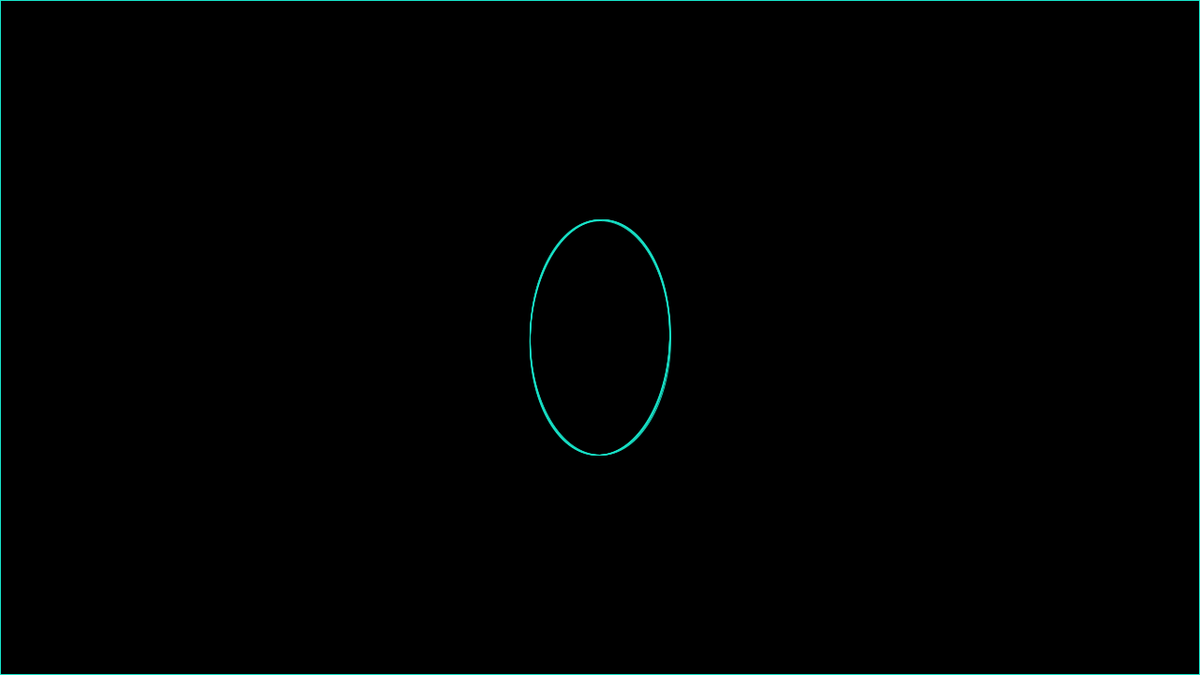
Frame 1 (no input)
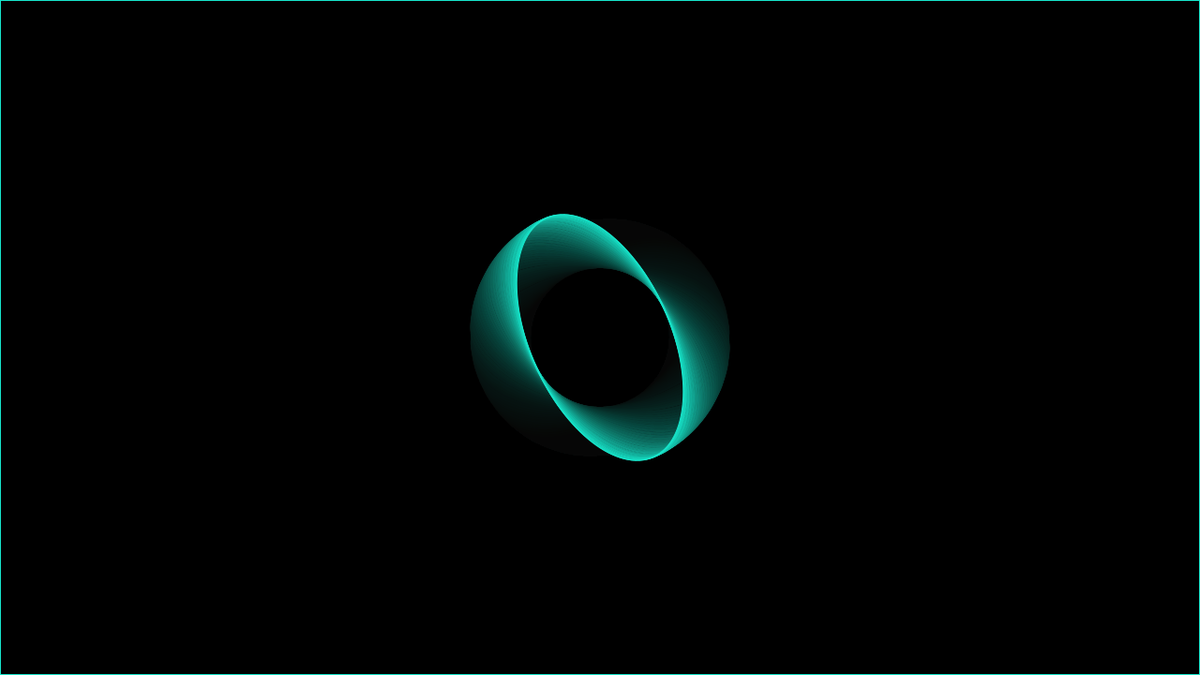
Frame 60 (the mouse pressed at the canvas centre just before this capture)
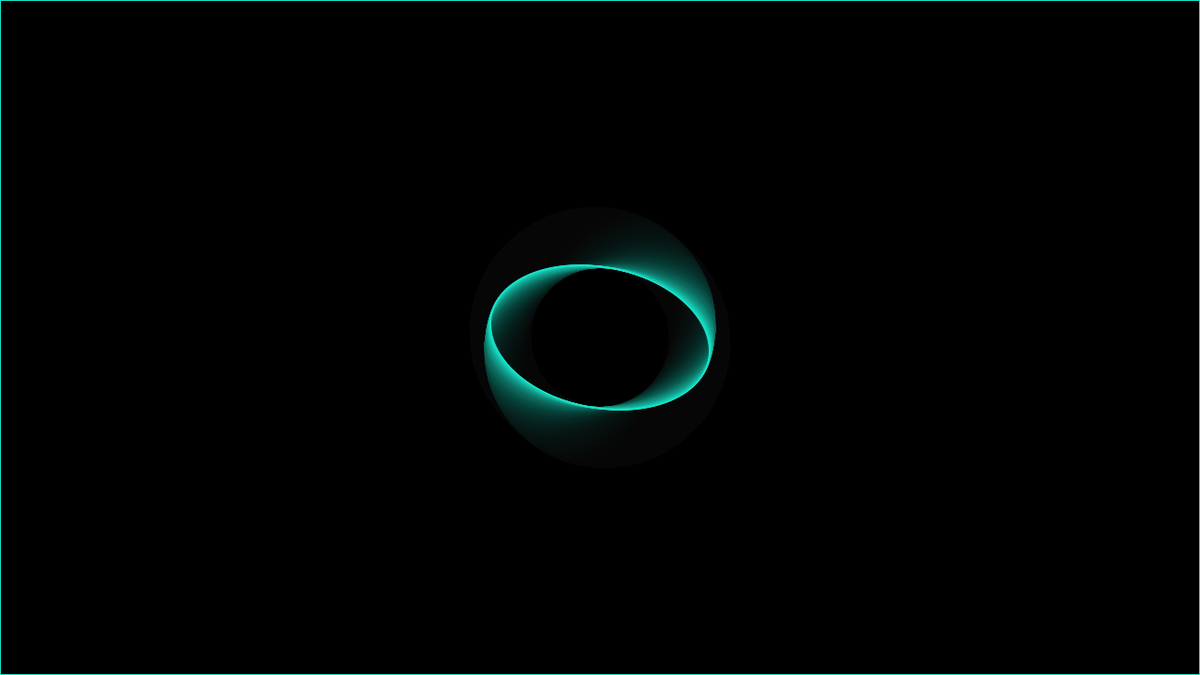
Frame 120 (the mouse held since frame 60 and released just before this capture)

The Processing sketch that drew these frames (run headless with seeded random() and noise(); from frame 60 on, the mouse is pressed at the canvas centre):

// Processing sketch: zUnya_00
// ── zUnya_00.pde
float cx,cy;
float t,dt;
int n,wt;

void setup(){
  t=0.0;
  dt=0.005;
  n=6;
  wt=4;
  size(1280,720);
  cx=1280/2;
  cy=720/2;
  background(0);
  stroke(23,230,203);
}

void wipe(){
  fill(0,0,0,20);
  rect(0,0,width-1,height-1);
}

void render(){
  pushMatrix();
  translate(cx,cy);
  rotate((2*PI)*sin(0.25*t));
  noFill();
  ellipse(0,0,150,250+30*sin(t));
  popMatrix();
  t+=dt;
}

void draw(){
  for(int i=0;i<n;i++){
    render();
    if((i+1)%wt==0){
      wipe();
    }
  }
}

void keyPressed(){
  println(keyCode);
}
